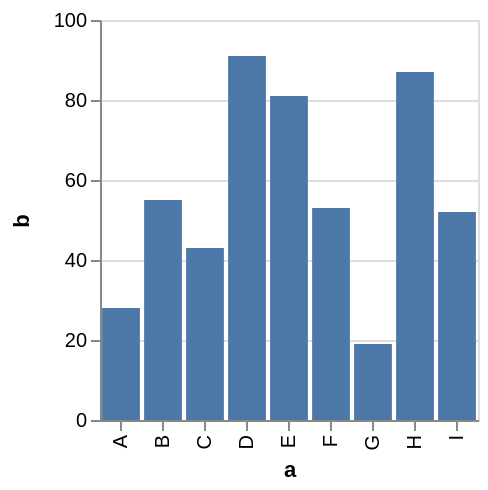

Vega-Lite specification for this chart:
### Vega specification from a JSON file in a GitHub repository (floating-point values rounded to 4 significant figures)
{"$schema": "https://vega.github.io/schema/vega/v4.json", "description": "A simple bar chart with embedded data with tooltip.", "autosize": "pad", "padding": 5, "height": 200, "style": "cell", "data": [{"name": "source_0", "values": [{"a": "A", "b": 28}, {"a": "B", "b": 55}, {"a": "C", "b": 43}, {"a": "D", "b": 91}, {"a": "E", "b": 81}, {"a": "F", "b": 53}, {"a": "G", "b": 19}, {"a": "H", "b": 87}, {"a": "I", "b": 52}]}], "signals": [{"name": "x_step", "value": 21}, {"name": "width", "update": "bandspace(domain('x').length, 0.1, 0.05) * x_step"}], "marks": [{"name": "marks", "type": "rect", "style": ["bar"], "from": {"data": "source_0"}, "encode": {"update": {"fill": [{"test": "datum[\"b\"] === null || isNaN(datum[\"b\"])", "value": null}, {"value": "#4c78a8"}], "tooltip": {"signal": "format(datum[\"b\"], \"\")"}, "x": {"scale": "x", "field": "a"}, "width": {"scale": "x", "band": true}, "y": {"scale": "y", "field": "b"}, "y2": {"scale": "y", "value": 0}}}}], "scales": [{"name": "x", "type": "band", "domain": {"data": "source_0", "field": "a", "sort": true}, "range": {"step": {"signal": "x_step"}}, "paddingInner": 0.1, "paddingOuter": 0.05}, {"name": "y", "type": "linear", "domain": {"data": "source_0", "field": "b"}, "range": [{"signal": "height"}, 0], "nice": true, "zero": true}], "axes": [{"scale": "x", "orient": "bottom", "grid": false, "title": "a", "labelAlign": "right", "labelAngle": 270, "labelBaseline": "middle", "labelOverlap": true, "zindex": 1}, {"scale": "y", "orient": "left", "grid": false, "title": "b", "labelOverlap": true, "tickCount": {"signal": "ceil(height/40)"}, "zindex": 1}, {"scale": "y", "orient": "left", "gridScale": "x", "grid": true, "tickCount": {"signal": "ceil(height/40)"}, "domain": false, "labels": false, "maxExtent": 0, "minExtent": 0, "ticks": false, "zindex": 0}], "config": {"axisY": {"minExtent": 30}, "legend": {"gradientDirection": "horizontal", "gradientLength": 100}}}
